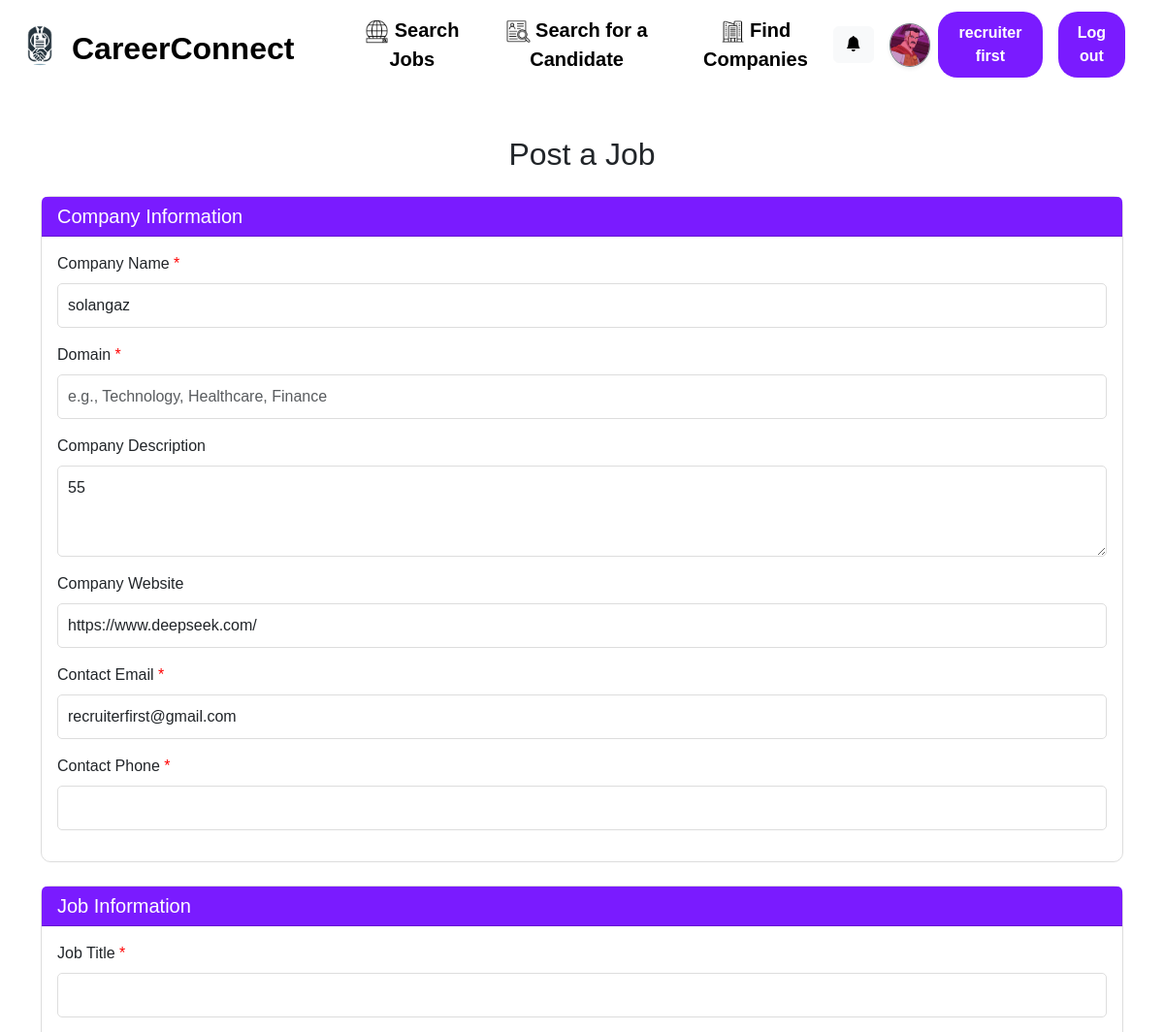
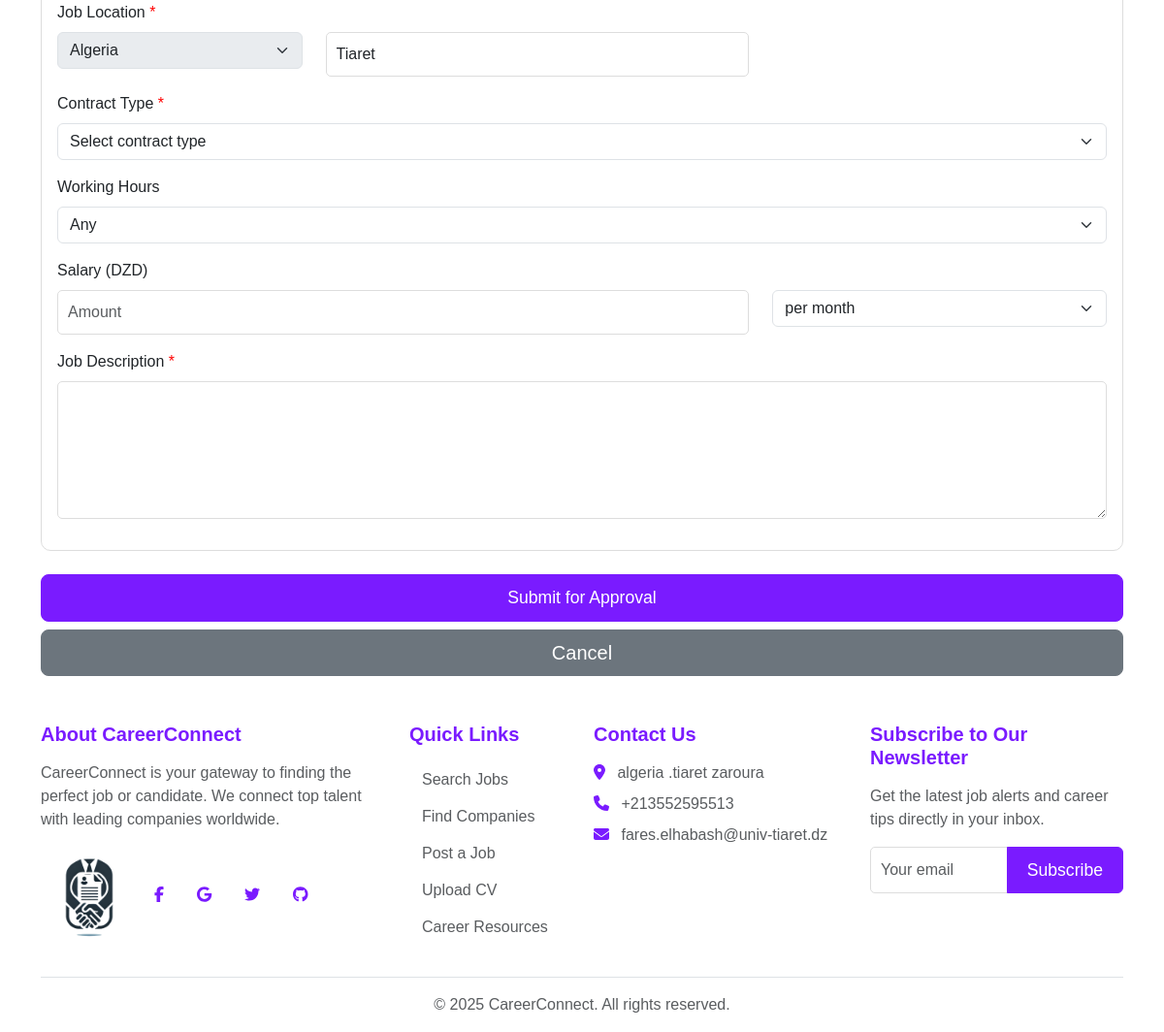
The page /post_a_job.php (signed in) on the database its author committed (2 pictures, top to bottom).
### tables this page shows
CREATE TABLE `recruiter` (
  `id` int(11) NOT NULL,
  `first_name` varchar(255) DEFAULT NULL,
  `last_name` varchar(50) NOT NULL,
  `email` varchar(255) DEFAULT NULL,
  `password` varchar(255) DEFAULT NULL,
  `address` text DEFAULT NULL,
  `profile_picture` text DEFAULT NULL,
  `company_id` int(11) DEFAULT NULL,
  `created_at` timestamp NOT NULL DEFAULT current_timestamp(),
  `updated_at` timestamp NOT NULL DEFAULT current_timestamp() ON UPDATE current_timestamp()
);

CREATE TABLE `company` (
  `id` int(11) NOT NULL,
  `name` varchar(255) DEFAULT NULL,
  `location` varchar(255) DEFAULT NULL,
  `website` varchar(255) NOT NULL,
  `description` text DEFAULT NULL,
  `domain_id` int(11) DEFAULT NULL,
  `created_at` timestamp NOT NULL DEFAULT current_timestamp(),
  `updated_at` timestamp NOT NULL DEFAULT current_timestamp() ON UPDATE current_timestamp()
);

### post_a_job.php (the view, shortened to what this page needs)
<?php
include "connexion/config.php";
$stmt = $conn->prepare("SELECT * FROM recruiter WHERE email = ?");
$stmt->bind_param("s", $_SESSION['user_email']);
$stmt->execute();
$result = $stmt->get_result();
$recruiter_info = $result->fetch_assoc();
$company_info = [];
if (!empty($recruiter_info['company_id'])) {
    $stmt = $conn->prepare("SELECT * FROM company WHERE id = ?");
    $stmt->bind_param("i", $recruiter_info['company_id']);
    $stmt->execute();
    $result = $stmt->get_result();
    $company_info = $result->fetch_assoc();
}
?>
<!DOCTYPE html>
<html lang="en">
<head>
    <link rel="stylesheet" href="assets/CSS/bootstrap.min.css">
    <link rel="stylesheet" href="assets/CSS/style.css">
    <link rel="stylesheet" href="https://cdnjs.cloudflare.com/ajax/libs/animate.css/4.1.1/animate.min.css">
</head>
<body>
    <?php include "templates/header.php" ?>
    <div class="container mt-5 mb-5">
        <h2 class="text-center mb-4">Post a Job</h2>
        <form method="POST" action="" class="needs-validation" novalidate>
            <div class="card mb-4">
                <div class="card-header bg-primary text-white">
                    <h5 class="card-title mb-0">Company Information</h5>
                </div>
                <div class="card-body">
                    <div class="mb-3">
                        <label for="company_name" class="form-label required-field">Company Name</label>
                        <input type="text" class="form-control" id="company_name" name="company_name"
                               value="<?= htmlspecialchars($company_info['name'] ?? '') ?>" required>
                    </div>
                    <div class="mb-3">
                        <label for="domain_name" class="form-label required-field">Domain</label>
                        <input type="text" class="form-control" id="domain_name" name="domain_name"
                               value="<?= htmlspecialchars($company_info['domain_name'] ?? '') ?>"
                               placeholder="e.g., Technology, Healthcare, Finance" required>
                    </div>
                    <div class="mb-3">
                        <label for="company_description" class="form-label">Company Description</label>
                        <textarea class="form-control" id="company_description" name="company_description" rows="3"><?= htmlspecialchars($company_info['description'] ?? '') ?></textarea>
                    </div>
                    <div class="mb-3">
                        <label for="company_website" class="form-label">Company Website</label>
                        <input type="url" class="form-control" id="company_website" name="company_website"
                               value="<?= htmlspecialchars($company_info['website'] ?? '') ?>" placeholder="https://">
                    </div>
                    <div class="mb-3">
                        <label for="contact_email" class="form-label required-field">Contact Email</label>
                        <input type="email" class="form-control" id="contact_email" name="contact_email"
                               value="<?= htmlspecialchars($recruiter_info['email'] ?? $_SESSION['user_email'] ?? '') ?>" required>
                    </div>
                    <div class="mb-3">
                        <label for="contact_phone" class="form-label required-field">Contact Phone</label>
                        <input type="tel" class="form-control" id="contact_phone" name="contact_phone"
                               value="<?= htmlspecialchars($recruiter_info['phone'] ?? '') ?>" required>
                    </div>
                </div>
            </div>
            <div class="card mb-4">
                <div class="card-header bg-primary text-white">
                    <h5 class="card-title mb-0">Job Information</h5>
                </div>
                <div class="card-body">
                    <div class="mb-3">
                        <label for="job_title" class="form-label required-field">Job Title</label>
                        <input type="text" class="form-control" id="job_title" name="job_title" required>
                    </div>
                    <div class="mb-3">
                        <label class="form-label required-field">Job Location</label>
                        <div class="row">
                            <div class="col-md-3">
                                <select class="form-select" id="country" disabled>
                                    <option selected>Algeria</option>
                                </select>
                            </div>
                            <div class="col-md-5 position-relative">
                                <input type="text" class="form-control" id="state" name="state"
                                       value="<?= !empty($company_info['location']) ? trim(explode(',', $company_info['location'])[0]) : '' ?>"
                                       placeholder="Wilaya (State)" required autocomplete="off">
                            </div>
                        </div>
                    </div>
                    <div class="mb-3">
                        <label for="contract_type" class="form-label required-field">Contract Type</label>
                        <select class="form-select" id="contract_type" name="contract_type" required>
                            <option value="">Select contract type</option>
                        </select>
                    </div>
                    <div class="mb-3">
                        <label for="working_hours" class="form-label">Working Hours</label>
                        <select class="form-select" id="working_hours" name="working_hours">
                            <option value="">Any</option>
                        </select>
                    </div>
                    <div class="mb-3">
                        <label for="salary_amount" class="form-label">Salary (DZD)</label>
                        <div class="row">
                            <div class="col-md-8">
                                <input type="number" class="form-control" id="salary_amount" name="salary_amount"
                                       placeholder="Amount" min="0" step="1000">
                            </div>
                            <div class="col-md-4">
                                <select class="form-select" id="time_period" name="time_period">
                                    <option value="month">per month</option>
                                </select>
                            </div>
                        </div>
                    </div>
                    <div class="mb-3">
                        <label for="job_description" class="form-label required-field">Job Description</label>
                        <textarea class="form-control" id="job_description" name="job_description" rows="5" required></textarea>
                    </div>
                </div>
            </div>
            <div class="d-grid gap-2">
                <button type="submit" class="btn btn-primary btn-lg">Submit for Approval</button>
                <a href="dashboard.php" class="btn btn-secondary btn-lg">Cancel</a>
            </div>
        </form>
    </div>
    <?php include "templates/footer.php" ?>
</body>
</html>

### templates/header.php (shortened to what this page needs)
<?php
if (isset($_SESSION['user_email'])) {
    if (isset($_SESSION['user_type'])) {
        if ($_SESSION['user_type'] == "recruiter") {
            $stmt = $conn->prepare("SELECT first_name, last_name, profile_picture FROM recruiter WHERE email = ?");
        } else if ($_SESSION['user_type'] == "candidat") {
            $stmt = $conn->prepare("SELECT first_name, last_name, profile_picture FROM users WHERE email = ?");
        } else if ($_SESSION['user_type'] == "admin") {
            $stmt = $conn->prepare("SELECT first_name, last_name, profile_picture FROM users WHERE email = ?");
        } else {
            die('Invalid user type!');
        }
    }
    $stmt->bind_param("s", $_SESSION['user_email']);
    $stmt->execute();
    $stmt->store_result();
    $stmt->bind_result($first_name, $last_name, $profile_picture);
}
?>
<div class="navbar navbar-expand-lg px-3">
    <div class="mt-2">
        <a href="index.php" class="navbar-brand d-flex align-items-center">
            <img class="mb-2 me-2" src="./assets/images/logo.png" alt="Logo" width="50" />
            <span class="navbar-brand fw-bold fs-2">CareerConnect</span>
        </a>
    </div>
    <div class="navbar-collapse collapse px-4 fw-bold" id="mainmenu">
        <ul class="navbar-nav align-items-center justify-content-center text-center text-black">
            <li class="nav-item">
                <a class="nav-link nav-links scale fs-5" href="job_search.php">
                    <img src="assets/icons/recherche.png" alt="Search" width="25" />
                    Search Jobs
                </a>
            </li>
            <li class="nav-item">
                <a class="nav-link nav-links scale fs-5" href="career_resources.php">
                    <img src="assets/icons/poste-vacant.png" alt="Post" width="25" />
                    Search for a Candidate
                </a>
            </li>
            <li class="nav-item">
                <a class="nav-link nav-links scale fs-5" href="company_search.php">
                    <img src="assets/icons/batiment.png" alt="Company" width="25" />
                    Find Companies
                </a>
            </li>
        </ul>
        <?php if (isset($_SESSION['user_email'])): ?>
            <div class="d-flex ms-auto align-items-center mt-2 mt-lg-0">
                <div class="dropdown me-3 position-relative">
                    <a href="#" class="btn btn-light position-relative" id="notificationDropdown" role="button"
                        data-bs-toggle="dropdown" aria-expanded="false">
                        <i class="bi bi-bell-fill"></i>
                    </a>
                </div>
                <a href="profile.php" class="d-flex align-items-center text-decoration-none me-3">
                    <img src="<?php echo htmlspecialchars($profile_picture); ?>" width="45" height="45" class="rounded-circle border border-secondary shadow-sm me-2" alt="Profile" />
                    <span class="btn sign-in-btn"><?php echo htmlspecialchars($first_name . " " . $last_name); ?></span>
                </a>
                <a class="btn sign-in-btn" href="connexion/do.logout.php">Log out</a>
            </div>
        <?php endif; ?>
    </div>
</div>
<link rel="stylesheet" href="https://cdn.jsdelivr.net/npm/bootstrap-icons@1.8.0/font/bootstrap-icons.css">

### assets/CSS/style.css (style rules this page uses)
body { font-family: "Poppins", sans-serif; }
.nav-links { color: black; list-style: none; font-size: 1.5rem; }
.sign-in-btn { background-color: #7a1bff; color: white; border: none; padding: 10px 20px; cursor: pointer; border-radius: 20px; font-size: 16px; font-weight: bold; transition: background-color 0.3s ease, transform 0.2s ease; }
.card { border: 1px solid #ddd; border-radius: 10px; transition: transform 0.3s ease-in-out, box-shadow 0.3s ease-in-out; }
.form-control { border: 1px solid #ddd; border-radius: 5px; padding: 10px; transition: border-color 0.3s ease-in-out; }
.btn-primary { --bs-btn-color: #fff; --bs-btn-bg: #7a1bff; --bs-btn-border-color: #7a1bff; --bs-btn-hover-color: #fff; --bs-btn-hover-bg: #6a15e0; --bs-btn-hover-border-color: #6a15e0; --bs-btn-focus-shadow-rgb: 49, 132, 253; --bs-btn-active-color: #fff; --bs-btn-active-bg: #7a1bff; --bs-btn-active-border-color: #7a1bff; --bs-btn-active-shadow: inset 0 3px 5px rgba(0, 0, 0, 0.125); --bs-btn-disabled-color: #fff; --bs-btn-disabled-bg: #7a1bff; --bs-btn-disabled-border-color: #7a1bff; padding: 10px 20px; font-size: 1.1em; transition: background-color 0.3s ease-in-out, transform 0.2s ease-in-out; }

### post_a_job.php (style rules this page uses)
.required-field::after { content: " *"; color: red; }

### rows shown on the page
recruiter: profile_picture (picture), first_name+last_name "recruiter first", contact_email "recruiterfirst@gmail.com"
company: company_name "solangaz", company_description "55", company_website "https://www.deepseek.com/", state "Tiaret"
